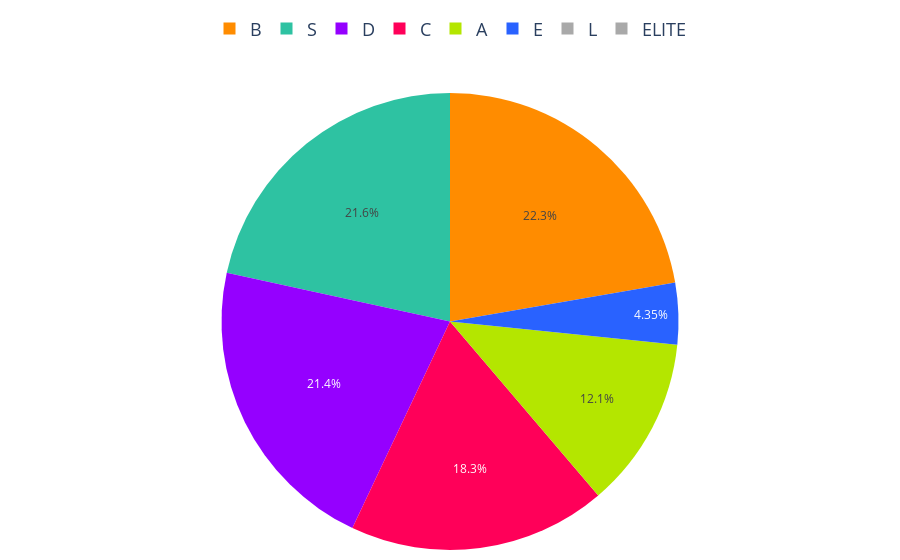

Write notebook code for a chart like this one.
### Code cell
orden_segmentos=["E", "D", "C", "B","A", "S", "L",'ELITE' ]

# Asegurar que la columna de segmentos tenga el orden deseado
resultados['segmento'] = pd.Categorical(resultados['segmento'], categories=orden_segmentos, ordered=True)

# Reordenar el DataFrame según el orden de los segmentos
resultados = resultados.sort_values('segmento', ascending=False)
segmentos = resultados['segmento']
porcentajes_totales = resultados['porcentaje_del_total']

# Definir los colores por clase
colores = ['#2962ff', '#9500ff', '#ff0059', '#ff8c00', '#b4e600', '#2EC2A2','#E50CB6','#4225CF','#2CBA4D']

# Crear un diccionario de colores con todos los segmentos, asignando gris a los que no tienen porcentaje
colores_segmentos = {segmento: colores[i] if segmento in segmentos.values else '#A9A9A9' 
                     for i, segmento in enumerate(orden_segmentos)}

# Crear lista de colores y valores en el orden especificado
colores_ordenados = [colores_segmentos.get(segmento, '#A9A9A9') for segmento in orden_segmentos]
valores_ordenados = [porcentajes_totales[segmentos == segmento].sum() if segmento in segmentos.values else 0 for segmento in orden_segmentos]

# Crear gráfico de pastel
fig = go.Figure(data=[go.Pie(
    labels=orden_segmentos, 
    values=valores_ordenados, 
    marker=dict(colors=colores_ordenados)
)])

# Configuración de texto dentro del gráfico
fig.update_traces(
    textinfo='percent',  # Mostrar porcentaje y etiquetas
    textposition='inside'     # Ubicar texto dentro de las secciones
)

# Configuración de la leyenda
fig.update_layout(
    margin=dict(l=10, r=10, t=10, b=10),  # Ajusta los márgenes
    legend=dict(                  # Personaliza la leyenda
        x=0.5,  # Posición horizontal centrada
        y=1.1,  # Posición vertical ajustada al top
        font=dict(size=18),  # Tamaño de la fuente
        xanchor='center',  # Ancla en el centro horizontal
        yanchor='bottom',  # Ancla en la parte inferior de la leyenda
        orientation='h'  # Cambiar orientación de la leyenda a horizontal
    ), autosize=True,
     xaxis=dict(tickangle=45),  # Ajusta el ángulo de los ticks en el eje X
    yaxis=dict(tickangle=45),   # Ajusta el ángulo de los ticks en el eje Y
    showlegend=True              # Mostrar la leyenda
)

# Exportar gráfica como archivo HTML
def guardar_grafico_como_html(fig, nombre_archivo, carpeta='assets/graficas'):
    if not os.path.exists(carpeta):
        os.makedirs(carpeta)
    
    # Configuración para desactivar herramientas no deseadas
    config = {
        'displaylogo': False,  # Ocultar el logo de Plotly
        'modeBarButtonsToRemove': [
            'toImage',       # Botón para guardar como imagen
            'select2d',      # Box select
            'lasso2d',       # Lasso select
            'resetScale2d',  # Reset Axes
        ]
    }
    # Exportar el gráfico con configuración
    pio.write_html(fig, f'{carpeta}/{nombre_archivo}.html', config=config)

# Exportar el gráfico
guardar_grafico_como_html(fig, 'g_pie_dist_propiedades_segmento_2022', carpeta='assets/graficas')

# Mostrar el gráfico
fig.show()

### Figure 1 — Plotly figure (JSON) as saved in the notebook; plotly's stock layout.template omitted (floating-point values rounded to 4 significant figures)
{"data": [{"labels": ["E", "D", "C", "B", "A", "S", "L", "ELITE"], "marker": {"colors": ["#2962ff", "#9500ff", "#ff0059", "#ff8c00", "#b4e600", "#2EC2A2", "#A9A9A9", "#A9A9A9"]}, "textinfo": "percent", "textposition": "inside", "type": "pie", "values": [4.35, 21.39, 18.26, 22.28, 12.14, 21.58, 0, 0]}], "layout": {"autosize": true, "legend": {"font": {"size": 18}, "orientation": "h", "x": 0.5, "xanchor": "center", "y": 1.1, "yanchor": "bottom"}, "margin": {"b": 10, "l": 10, "r": 10, "t": 10}, "showlegend": true, "xaxis": {"tickangle": 45}, "yaxis": {"tickangle": 45}}}
